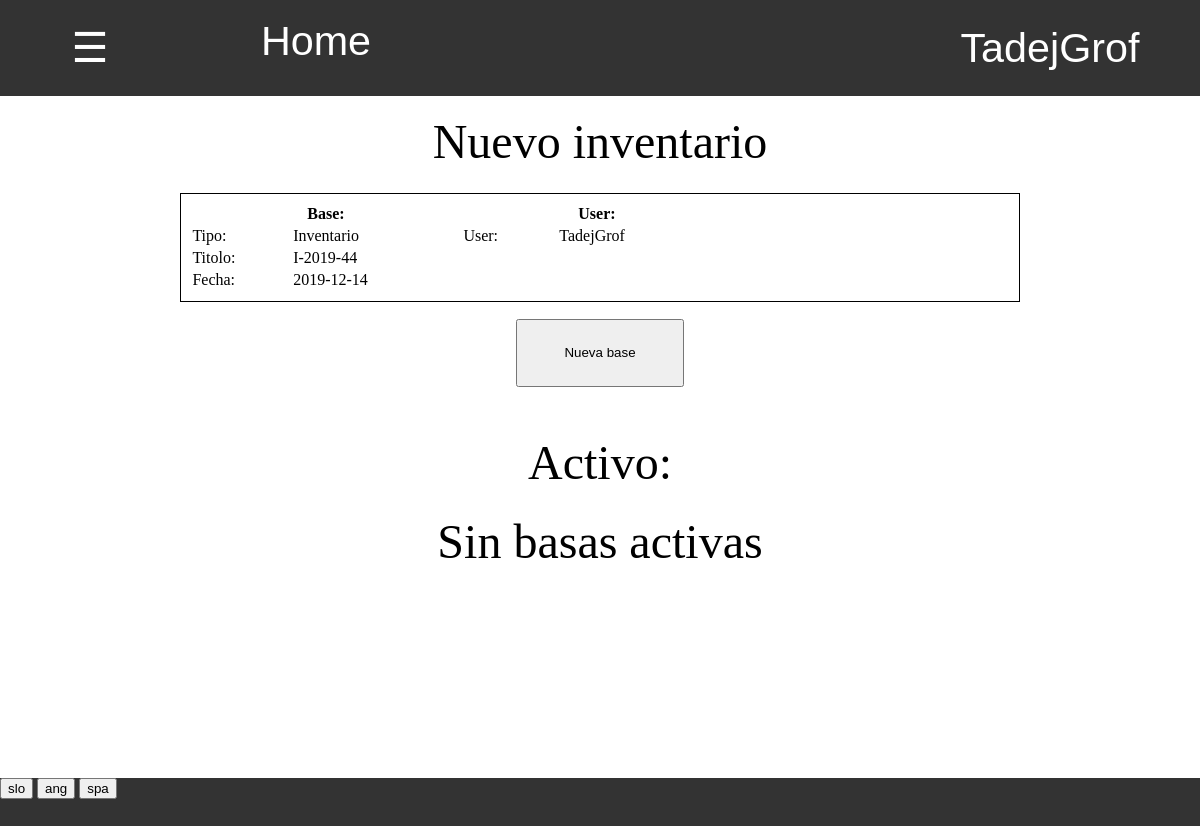
Before: /zaloga/inventura/ (signed in) with the older database file.
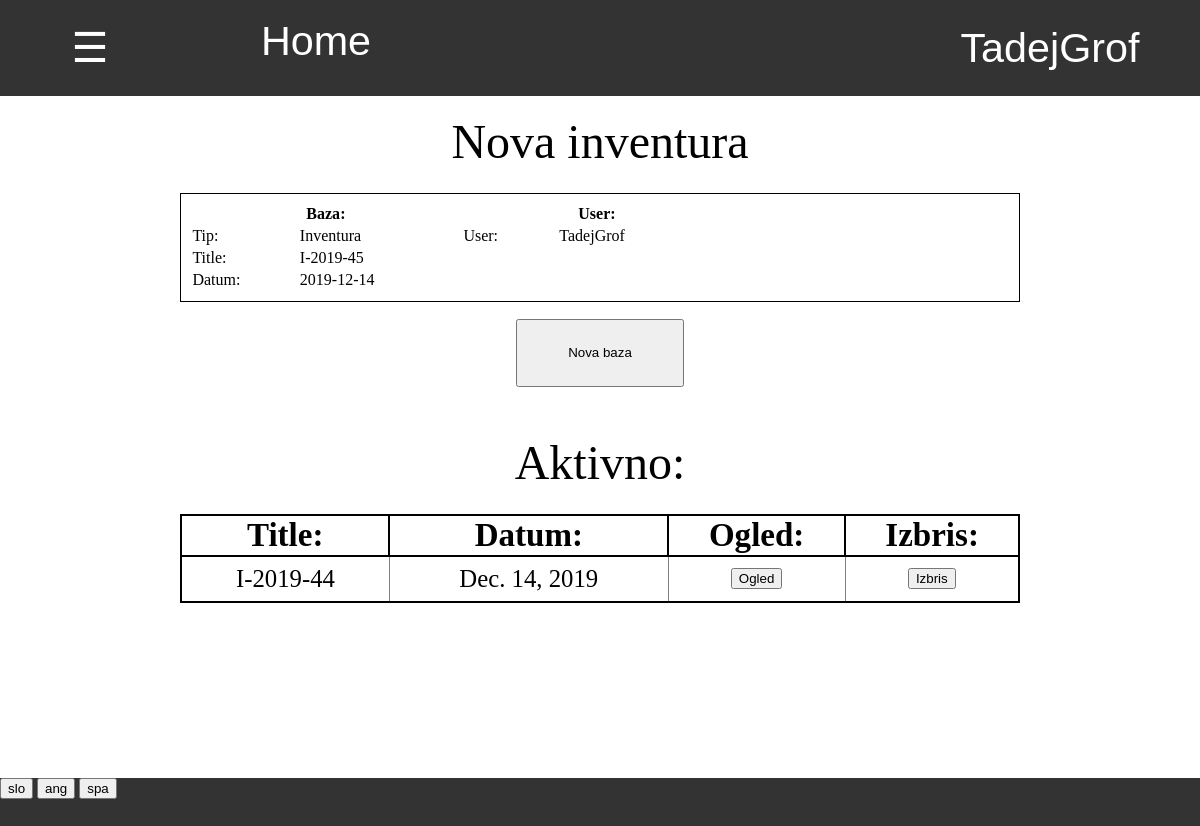
After: the same page with the newer database file.
### program/models.py (models this page shows, shortened)
class Profil(models.Model):
    user = models.OneToOneField(User,on_delete=models.CASCADE)
    jezik =  models.CharField(default="spa",max_length=3, choices=JEZIKI)

class Program(models.Model):
    stevilo_prevzemov = models.IntegerField(default = 0)
    stevilo_odpisov = models.IntegerField(default = 0)
    stevilo_faktur = models.IntegerField(default = 0)
    stevilo_racunov = models.IntegerField(default = 0)
    stevilo_inventur = models.IntegerField(default = 0)
    def naslednja_inventura(self,delaj=False):
        if delaj:
            self.stevilo_inventur += 1
            self.save()
            return 'I-2019-' + str(self.stevilo_inventur)
        else:
            return 'I-2019-' + str(self.stevilo_inventur + 1)
    @property
    def vrni_jezike(self):
        return JEZIKI

### zaloga/models.py (models this page shows, shortened)
class Zaloga(models.Model):
    title = models.CharField(default="skladisce", max_length=20)
    @property
    def danes(self):
        return datetime.today().strftime('%Y-%m-%d')

class Baza(models.Model):
    author = models.ForeignKey(User,default=1, on_delete=models.CASCADE)
    title = models.CharField(default="",max_length=15)
    datum = models.DateField(default=timezone.now)
    zaloga = models.ForeignKey(Zaloga, default=1 ,on_delete=models.CASCADE)
    status = models.CharField(default="aktivno",max_length=10)
    sprememba_zaloge = models.IntegerField(default = -1)
    tip = models.CharField(default="prevzem",max_length=20, choices=TIPI_BAZE)
    kontejner = models.OneToOneField(Kontejner,null=True,default=None,blank=True, on_delete=models.CASCADE)
    popust = models.IntegerField(default = None, null=True, blank=True)
    stranka = models.ForeignKey(Stranka, on_delete=models.CASCADE, default=None, null=True, blank=True)
    cas = models.TimeField(default=None,null=True,blank=True)
    dnevna_prodaja = models.ForeignKey(Dnevna_prodaja, on_delete=models.CASCADE, default=None, null=True, blank=True)

### zaloga/views.py (the view)
# urls.py: path('', views.baze , name='baze'),
@login_required
def baze(request, tip_baze):
    if request.method == "GET":
        baze = Baza.objects.filter(tip=tip_baze,status='aktivno')
        stranke = Stranka.objects.all().order_by('stevilo_kupljenih').values('pk','naziv')
        return pokazi_stran(request, 'zaloga/aktivne_baze.html', {'tip': tip_baze, 'baze':baze,'stranke':stranke})

### zaloga/templatetags/zaloga_exstras.py (called while the page is built)
@register.filter
def keyvalue(dict, key):
    return dict[key]

### zaloga/views.py (called while the page is built)
def vrni_slovar(request):
    with open('slovar.json') as dat:
        slovar = json.load(dat)
    return slovar

def pokazi_stran(request, html, baze={}):
    slovar = {'prodaja':prodaja, 'zaloga':zaloga,'program':program,'slovar':vrni_slovar(request),'jezik':request.user.profil.jezik}
    slovar.update(baze)
    return render(request, html, slovar)

### zaloga/templates/zaloga/aktivne_baze.html (shortened to what this page needs)
{% extends 'program/base.html' %}
{% load zaloga_exstras %}
{% block content %}
<div class="title">
{% if tip == "prevzem" %}
    {{slovar|keyvalue:'Nov prevzem'|keyvalue:jezik}}
{% elif tip == "odpis" %}
    {{slovar|keyvalue:'Nov odpis'|keyvalue:jezik}}
{% elif tip == "inventura" %}
    {{slovar|keyvalue:'Nova inventura'|keyvalue:jezik}}
{% elif tip == "vele_prodaja" %}
    {{slovar|keyvalue:'Nova vele prodaja'|keyvalue:jezik}}
{% endif %}
</div>
<div class="okno">
    {% if tip == "prevzem" %}
        <table style="padding:1%;border:1px solid black"class="tabela_podatkov">
            <tr>
                <th width="33%" colspan="2"> {{slovar|keyvalue:'Prevzem'|keyvalue:jezik}}:</th>
                <th width="42%" colspan="2">{{slovar|keyvalue:'Kontejner'|keyvalue:jezik}}:</th>
                <th width="25%" colspan="2"> User: </th>
            </tr>
            <tr>
                <td> {{slovar|keyvalue:'Tip'|keyvalue:jezik}}: </td>
                <td> {{slovar|keyvalue:'Prevzem'|keyvalue:jezik}} </td>
                <td> {{slovar|keyvalue:'Stevilka'|keyvalue:jezik}} </td>
                <td> <input form="nova_baza" name="stevilka" type="text" required autocomplete="off"> </td>
                <td> User: </td>
                <td> {{user.username}} </td>
            </tr>
            <tr>
                <td> {{slovar|keyvalue:'Title'|keyvalue:jezik}}: </td>
                <td> {{program.naslednji_prevzem}} </td>
                <td> {{slovar|keyvalue:'Izvor'|keyvalue:jezik}}: </td>
                <td>
                    <select form="nova_baza" name="drzava">
                        {% for drzava in zaloga.drzave %}
                            <option value="{{drzava.0}}"> {{drzava.1}} </option>
                        {% endfor %}
                    </select>
                </td>
            </tr>
            <tr>
                <td> {{slovar|keyvalue:'Datum'|keyvalue:jezik}}: </td>
                <td> {{zaloga.danes}} </td>
                <td> {{slovar|keyvalue:'Posiljatelj'|keyvalue:jezik}}: </td>
                <td>
                    <select form="nova_baza" name="posiljatelj">
                        {% for posiljatelj in zaloga.posiljatelji %}
                            <option value="{{posiljatelj.0}}"> {{posiljatelj.1}} </option>
                        {% endfor %}
                    </select>
                </td>
            </tr>
        </table>
    {% else %}
        <table style="padding:1%;border:1px solid black"class="tabela_podatkov">
            <tr>
                <th width="33%" colspan="2">
                    {{slovar|keyvalue:'Baza'|keyvalue:jezik}}:
                </th>
                <th width="33%" colspan="2">User:</th>
                <th></th>
            </tr>
            <tr>
                <td> {{slovar|keyvalue:'Tip'|keyvalue:jezik}}: </td>
                <td>
                {% if tip == "odpis" %}
                    {{slovar|keyvalue:'Odpis'|keyvalue:jezik}}
                {% elif tip == "inventura" %}
                    {{slovar|keyvalue:'Inventura'|keyvalue:jezik}}
                {% endif %}
                </td>
                <td> User: </td>
                <td> {{user.username}} </td>
            </tr>
            <tr>
                <td> {{slovar|keyvalue:'Title'|keyvalue:jezik}}: </td>
                <td>
                {% if tip == "odpis" %}
                    {{program.naslednji_odpis}}
                {% elif tip == "inventura" %}
                    {{program.naslednja_inventura}}
                {% endif %}
                </td>
            </tr>
            <tr>
                <td> {{slovar|keyvalue:'Datum'|keyvalue:jezik}}: </td>
                <td> {{zaloga.danes}} </td>
            </tr>
        </table>
    {% endif %}
    <form id="nova_baza" action="{% url 'nova_baza' tip %}" method="POST">
        <input type="submit" value="{{slovar|keyvalue:'Nova baza'|keyvalue:jezik}}">
    </form>
</div>
<div class="title" style="margin-top:4%">
    {{slovar|keyvalue:'Aktivno'|keyvalue:jezik}}:
</div>
{% if baze.count == 0 %}
    <div class="title" style="margin-top:2%">
        {{slovar|keyvalue:'Ni aktivnih baz'|keyvalue:jezik}}
    </div>
{% else %}
    <div style="width:70%;display:inline-block;margin-top:2%" >
        <table class="tabela_vnosov">
            <tr class="header">
                <th> {{slovar|keyvalue:'Title'|keyvalue:jezik}}: </th>
                <th> {{slovar|keyvalue:'Datum'|keyvalue:jezik}}: </th>
                <th> {{slovar|keyvalue:'Ogled'|keyvalue:jezik}}: </th>
                <th> {{slovar|keyvalue:'Izbris'|keyvalue:jezik}}: </th>
            </tr>
            {% for baza in baze %}
            <tr>
                <td> {{baza.title}} </td>
                <td> {{baza.datum}} </td>
                <td class="ogled">
                    <form action="{% url 'baza' tip baza.pk %}" method="GET">
                        <input type="submit" value="{{slovar|keyvalue:'Ogled'|keyvalue:jezik}}">
                    </form>
                </td>
                <td class="izbris">
                    <form action="{% url 'izbris_baze' baza.tip baza.pk %}" method="POST">
                        <input type="submit" value="{{slovar|keyvalue:'Izbris'|keyvalue:jezik}}">
                    </form>
                </td>
            </tr>
            {% endfor %}
        </table>
    </div>
{% endif %}
{% endblock %}

### program/templates/program/base.html (shortened to what this page needs)
{% load staticfiles %}
{% load zaloga_exstras %}
<html>
    <head>
        <link rel="stylesheet" href="{% static 'css/footer.css' %}">
    </head>
    <body>
        {% include "css/navbar.html" %}
        <div style="width:100%;height:85.2%;vertical-align:top;text-align:center;overflow:auto">
            {% block content %}
            {% endblock %}
        </div>
        <div class="footer">
            {% for jezik in program.vrni_jezike %}
                <form style="display:inline-block" action="{% url 'spremeni_jezik' %}" method="POST">
                    <input type="submit" value="{{jezik.0}}">
                </form>
            {% endfor %}
        </div>
    </body>
</html>

### program/templates/css/navbar.html (shortened to what this page needs)
{% load zaloga_exstras %}
<div id="navbar" class="navbar">
    <button onclick="odpri()" class="nav" style="width:15%"> ☰ </button>
    <a style="width:20%" href="/">Home</a>
    <div class="racun dropdown" id="racun">
        <button class="dropbtn" >{{ user.get_username }}
        </button>
    </div>
</div>

### program/static/css/footer.css (style rules this page uses)
div.footer { display:block; width:100%; height:6%; background:#333; }
div { margin: 0%; padding: 0%; }
div input { margin: 0%; }
div form { margin:0%; padding: 0% }

### program/templates/program/base.html (style rules this page uses)
body { margin: 0%; padding: 0%; overflow:hidden; }
div { margin: 0%; padding: 0%; }

### program/templates/css/tabele.html (style rules this page uses)
table.tabela_vnosov { width:100%; border-spacing:0; border: 2px solid black; border-collapse: collapse; padding:0.5% }
table.tabela_vnosov th { border: 2px solid black; border-collapse: collapse; font-size: 4vmin }
table.tabela_vnosov td { font-size: 3vmin; text-align: center; border: 1px solid grey; padding: 1vmin; border-collapse: collapse; }
table.tabela_podatkov { width:100%; margin-bottom:1%; }

### program/templates/css/navbar.html (style rules this page uses)
.navbar { overflow: hidden; background-color: #333; font-family: Arial; height:12% }
.navbar a { float: left; font-size: 5vmin; color: white; text-align: center; padding: 18px 16px; text-decoration:none; height:100%; }
.navbar .dropdown, .nav { float: left; height:100%; width:100%; margin:0; overflow:hidden; }
.navbar .dropdown .dropbtn, .nav { font-size: 5vmin; border: none; outline: none; color: white; padding: 12px 16px; width:100%; height:100%; background-color: inherit; font-family: inherit; margin: 0; }
.navbar .racun { float:right; width:300px; overflow:hidden }

### zaloga/templates/zaloga/aktivne_baze.html (style rules this page uses)
div.title { font-size:6vh; text-align:center; margin-top:1.5%; }
div.okno { margin-top:2%; display:inline-block; width:70%; font-size:5vh; text-align:center; }
div.okno form input[type=submit] { display:block; width:20%; height:10%; position:relative; left:40%; margin-top:2%; }

Changed rows visible on the page:
changed Profil: jezik "Nuevo inventario" → "Nova inventura"; jezik "Base" → "Baza"; jezik "Tipo" → "Tip"; jezik "Inventario" → "Inventura"; jezik "Titolo" → "Title"; jezik "Fecha" → "Datum"; jezik "Nueva base" → "Nova baza"; jezik "Activo" → "Aktivno"; jezik (not shown) → "Datum"; jezik (not shown) → "Ogled"; jezik (not shown) → "Izbris"; jezik "Sin basas activas" → "Title"
changed Program: naslednja_inventura "I-2019-44" → "I-2019-45"
added Baza: title "I-2019-44", datum "Dec. 14, 2019", {{ slovar|keyvalue:'Ogled'|keyvalue:jezik }} "Ogled", {{ slovar|keyvalue:'Izbris'|keyvalue:jezik }} "Izbris"
